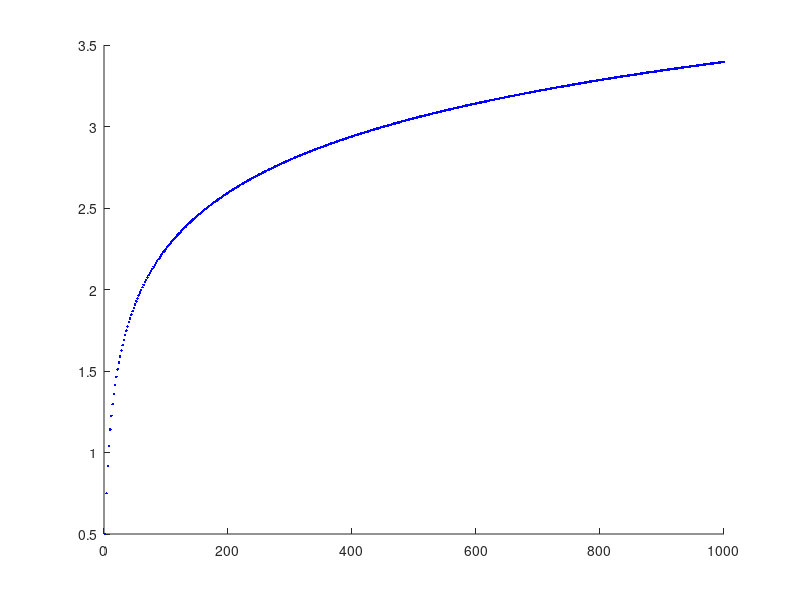

This figure's MATLAB source:
% A paros szamok reciprok sora %% DIVERGENS!!!

clc, clear                  % Kepernyo torles, memoria urites

an=0                        % Szamlalo valtozo nullazasa
n=0                         % For index valtozo nullazasa
i=0                         % Tomb index valtozo nullazasa

hold on                     % Az osszes figuraelem megtartasa

for n = 1:1000              % Meddig menjunk
    if mod(n,2) == 0        % Paros szam vizsgalata maradekos osztassal
        i=i+1               % Tomb indexenek novelese
        an=an+(1/n)         % Reciprok sor osszegenek szamolasa
        oszto(i)=n          % A feltel eredmenye
        szamitas(i)=an      % Amit szamol a fuggveny
        plot(n,an,'b.')     % Rajzolas
        %drawnow            % Valos idoben torteno rajzolas
    end                     % IF vege
    
end                         % FOR ciklus vege
